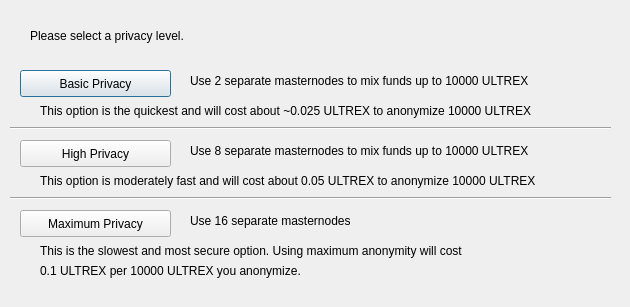
<?xml version="1.0" encoding="UTF-8"?>
<ui version="4.0">
 <class>ObfuscationConfig</class>
 <widget class="QDialog" name="ObfuscationConfig">
  <property name="geometry">
   <rect>
    <x>0</x>
    <y>0</y>
    <width>630</width>
    <height>307</height>
   </rect>
  </property>
  <property name="windowTitle">
   <string>Configure Obfuscation</string>
  </property>
  <widget class="QPushButton" name="buttonBasic">
   <property name="geometry">
    <rect>
     <x>20</x>
     <y>70</y>
     <width>151</width>
     <height>27</height>
    </rect>
   </property>
   <property name="text">
    <string>Basic Privacy</string>
   </property>
  </widget>
  <widget class="QPushButton" name="buttonHigh">
   <property name="geometry">
    <rect>
     <x>20</x>
     <y>140</y>
     <width>151</width>
     <height>27</height>
    </rect>
   </property>
   <property name="text">
    <string>High Privacy</string>
   </property>
  </widget>
  <widget class="QPushButton" name="buttonMax">
   <property name="geometry">
    <rect>
     <x>20</x>
     <y>210</y>
     <width>151</width>
     <height>27</height>
    </rect>
   </property>
   <property name="text">
    <string>Maximum Privacy</string>
   </property>
  </widget>
  <widget class="QLabel" name="label">
   <property name="geometry">
    <rect>
     <x>30</x>
     <y>20</y>
     <width>571</width>
     <height>31</height>
    </rect>
   </property>
   <property name="text">
    <string>Please select a privacy level.</string>
   </property>
  </widget>
  <widget class="QLabel" name="label_2">
   <property name="geometry">
    <rect>
     <x>190</x>
     <y>70</y>
     <width>421</width>
     <height>21</height>
    </rect>
   </property>
   <property name="text">
    <string>Use 2 separate masternodes to mix funds up to 10000 ULTREX</string>
   </property>
  </widget>
  <widget class="QLabel" name="label_3">
   <property name="geometry">
    <rect>
     <x>190</x>
     <y>140</y>
     <width>411</width>
     <height>21</height>
    </rect>
   </property>
   <property name="text">
    <string>Use 8 separate masternodes to mix funds up to 10000 ULTREX</string>
   </property>
  </widget>
  <widget class="QLabel" name="label_4">
   <property name="geometry">
    <rect>
     <x>190</x>
     <y>210</y>
     <width>421</width>
     <height>21</height>
    </rect>
   </property>
   <property name="text">
    <string>Use 16 separate masternodes</string>
   </property>
  </widget>
  <widget class="QLabel" name="label_6">
   <property name="geometry">
    <rect>
     <x>40</x>
     <y>100</y>
     <width>561</width>
     <height>21</height>
    </rect>
   </property>
   <property name="text">
    <string>This option is the quickest and will cost about ~0.025 ULTREX to anonymize 10000 ULTREX</string>
   </property>
  </widget>
  <widget class="QLabel" name="label_7">
   <property name="geometry">
    <rect>
     <x>40</x>
     <y>170</y>
     <width>561</width>
     <height>21</height>
    </rect>
   </property>
   <property name="text">
    <string>This option is moderately fast and will cost about 0.05 ULTREX to anonymize 10000 ULTREX</string>
   </property>
  </widget>
  <widget class="QLabel" name="label_8">
   <property name="geometry">
    <rect>
     <x>40</x>
     <y>240</y>
     <width>561</width>
     <height>21</height>
    </rect>
   </property>
   <property name="text">
    <string>This is the slowest and most secure option. Using maximum anonymity will cost</string>
   </property>
  </widget>
  <widget class="QLabel" name="label_9">
   <property name="geometry">
    <rect>
     <x>40</x>
     <y>260</y>
     <width>561</width>
     <height>21</height>
    </rect>
   </property>
   <property name="text">
    <string>0.1 ULTREX per 10000 ULTREX you anonymize.</string>
   </property>
  </widget>
  <widget class="Line" name="line">
   <property name="geometry">
    <rect>
     <x>10</x>
     <y>120</y>
     <width>601</width>
     <height>16</height>
    </rect>
   </property>
   <property name="orientation">
    <enum>Qt::Horizontal</enum>
   </property>
  </widget>
  <widget class="Line" name="line_2">
   <property name="geometry">
    <rect>
     <x>10</x>
     <y>190</y>
     <width>601</width>
     <height>16</height>
    </rect>
   </property>
   <property name="orientation">
    <enum>Qt::Horizontal</enum>
   </property>
  </widget>
 </widget>
 <resources/>
 <connections/>
</ui>
